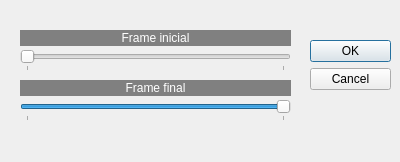
<?xml version="1.0" encoding="UTF-8"?>
<ui version="4.0">
 <class>Movimiento</class>
 <widget class="QDialog" name="Movimiento">
  <property name="geometry">
   <rect>
    <x>0</x>
    <y>0</y>
    <width>400</width>
    <height>162</height>
   </rect>
  </property>
  <property name="windowTitle">
   <string>Dialog</string>
  </property>
  <widget class="QDialogButtonBox" name="buttonBox">
   <property name="geometry">
    <rect>
     <x>310</x>
     <y>40</y>
     <width>81</width>
     <height>241</height>
    </rect>
   </property>
   <property name="orientation">
    <enum>Qt::Vertical</enum>
   </property>
   <property name="standardButtons">
    <set>QDialogButtonBox::Cancel|QDialogButtonBox::Ok</set>
   </property>
  </widget>
  <widget class="QLabel" name="label_2">
   <property name="geometry">
    <rect>
     <x>20</x>
     <y>80</y>
     <width>271</width>
     <height>16</height>
    </rect>
   </property>
   <property name="styleSheet">
    <string notr="true">background-color: rgb(128, 128, 128);
color: rgb(255, 255, 255);</string>
   </property>
   <property name="text">
    <string>Frame final</string>
   </property>
   <property name="alignment">
    <set>Qt::AlignCenter</set>
   </property>
  </widget>
  <widget class="QLabel" name="label">
   <property name="geometry">
    <rect>
     <x>20</x>
     <y>30</y>
     <width>271</width>
     <height>16</height>
    </rect>
   </property>
   <property name="styleSheet">
    <string notr="true">background-color: rgb(128, 128, 128);
color: rgb(255, 255, 255);</string>
   </property>
   <property name="text">
    <string>Frame inicial</string>
   </property>
   <property name="alignment">
    <set>Qt::AlignCenter</set>
   </property>
  </widget>
  <widget class="QSlider" name="horizontalSlider">
   <property name="geometry">
    <rect>
     <x>20</x>
     <y>50</y>
     <width>271</width>
     <height>21</height>
    </rect>
   </property>
   <property name="minimum">
    <number>0</number>
   </property>
   <property name="maximum">
    <number>100</number>
   </property>
   <property name="singleStep">
    <number>2</number>
   </property>
   <property name="pageStep">
    <number>16</number>
   </property>
   <property name="orientation">
    <enum>Qt::Horizontal</enum>
   </property>
   <property name="tickPosition">
    <enum>QSlider::TicksBelow</enum>
   </property>
   <property name="tickInterval">
    <number>100</number>
   </property>
  </widget>
  <widget class="QSlider" name="horizontalSlider_2">
   <property name="geometry">
    <rect>
     <x>20</x>
     <y>100</y>
     <width>271</width>
     <height>21</height>
    </rect>
   </property>
   <property name="minimum">
    <number>1</number>
   </property>
   <property name="maximum">
    <number>100</number>
   </property>
   <property name="value">
    <number>100</number>
   </property>
   <property name="orientation">
    <enum>Qt::Horizontal</enum>
   </property>
   <property name="tickPosition">
    <enum>QSlider::TicksBelow</enum>
   </property>
   <property name="tickInterval">
    <number>100</number>
   </property>
  </widget>
 </widget>
 <resources/>
 <connections>
  <connection>
   <sender>buttonBox</sender>
   <signal>accepted()</signal>
   <receiver>Movimiento</receiver>
   <slot>accept()</slot>
   <hints>
    <hint type="sourcelabel">
     <x>248</x>
     <y>254</y>
    </hint>
    <hint type="destinationlabel">
     <x>157</x>
     <y>274</y>
    </hint>
   </hints>
  </connection>
  <connection>
   <sender>buttonBox</sender>
   <signal>rejected()</signal>
   <receiver>Movimiento</receiver>
   <slot>reject()</slot>
   <hints>
    <hint type="sourcelabel">
     <x>316</x>
     <y>260</y>
    </hint>
    <hint type="destinationlabel">
     <x>286</x>
     <y>274</y>
    </hint>
   </hints>
  </connection>
 </connections>
</ui>
